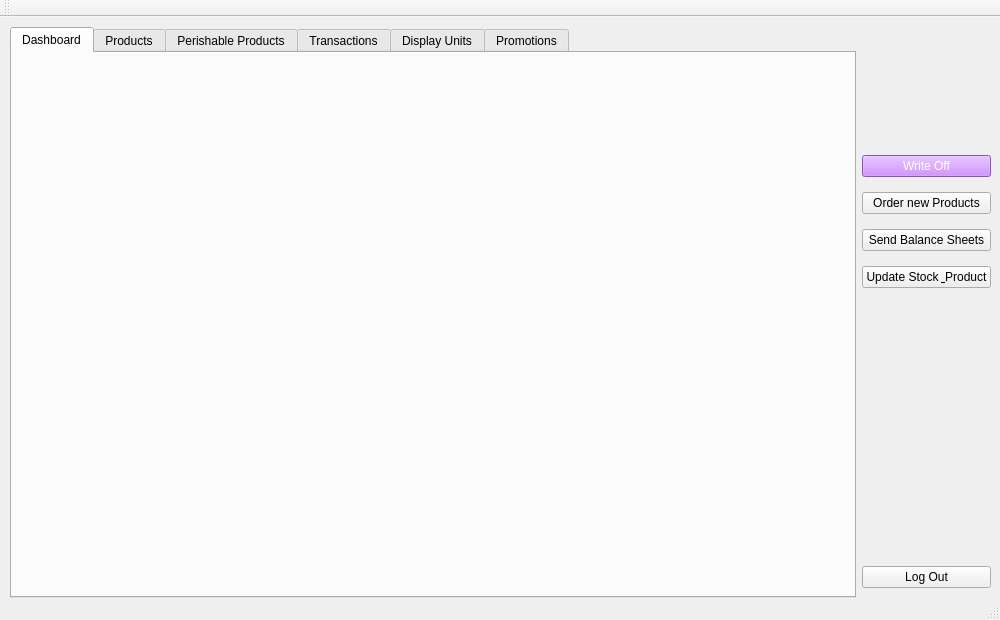
<?xml version="1.0" encoding="UTF-8"?>
<ui version="4.0">
 <class>MainWindow</class>
 <widget class="QMainWindow" name="MainWindow">
  <property name="geometry">
   <rect>
    <x>0</x>
    <y>0</y>
    <width>1000</width>
    <height>620</height>
   </rect>
  </property>
  <property name="windowTitle">
   <string>Shop</string>
  </property>
  <widget class="QWidget" name="centralwidget">
   <widget class="QWidget" name="layoutWidget">
    <property name="geometry">
     <rect>
      <x>10</x>
      <y>10</y>
      <width>981</width>
      <height>571</height>
     </rect>
    </property>
    <layout class="QHBoxLayout" name="horizontalLayout">
     <property name="spacing">
      <number>6</number>
     </property>
     <item>
      <widget class="QTabWidget" name="tabWidget">
       <property name="toolTip">
        <string>&lt;html&gt;&lt;head/&gt;&lt;body&gt;&lt;p&gt;Products&lt;/p&gt;&lt;/body&gt;&lt;/html&gt;</string>
       </property>
       <property name="styleSheet">
        <string notr="true">wdjnv</string>
       </property>
       <property name="currentIndex">
        <number>0</number>
       </property>
       <widget class="QWidget" name="tab_1">
        <attribute name="title">
         <string>Dashboard</string>
        </attribute>
       </widget>
       <widget class="QWidget" name="tab_2">
        <attribute name="title">
         <string>Products</string>
        </attribute>
        <widget class="QPushButton" name="searchbarcode_products">
         <property name="geometry">
          <rect>
           <x>200</x>
           <y>10</y>
           <width>75</width>
           <height>23</height>
          </rect>
         </property>
         <property name="text">
          <string>Barcode</string>
         </property>
        </widget>
        <widget class="QPushButton" name="searchname_products">
         <property name="geometry">
          <rect>
           <x>500</x>
           <y>10</y>
           <width>75</width>
           <height>23</height>
          </rect>
         </property>
         <property name="text">
          <string>Name</string>
         </property>
        </widget>
        <widget class="QTableWidget" name="tableWidget_products">
         <property name="geometry">
          <rect>
           <x>10</x>
           <y>50</y>
           <width>821</width>
           <height>451</height>
          </rect>
         </property>
        </widget>
        <widget class="QPushButton" name="viewall_products">
         <property name="geometry">
          <rect>
           <x>750</x>
           <y>10</y>
           <width>75</width>
           <height>23</height>
          </rect>
         </property>
         <property name="text">
          <string>View All</string>
         </property>
        </widget>
        <widget class="QLineEdit" name="lineEdit_2_products">
         <property name="geometry">
          <rect>
           <x>310</x>
           <y>10</y>
           <width>171</width>
           <height>20</height>
          </rect>
         </property>
        </widget>
        <widget class="QLineEdit" name="lineEdit_1_products">
         <property name="geometry">
          <rect>
           <x>10</x>
           <y>10</y>
           <width>171</width>
           <height>20</height>
          </rect>
         </property>
        </widget>
        <widget class="QPushButton" name="next_products">
         <property name="geometry">
          <rect>
           <x>760</x>
           <y>510</y>
           <width>75</width>
           <height>23</height>
          </rect>
         </property>
         <property name="text">
          <string>Next</string>
         </property>
        </widget>
        <widget class="QPushButton" name="previous_products">
         <property name="geometry">
          <rect>
           <x>10</x>
           <y>510</y>
           <width>75</width>
           <height>23</height>
          </rect>
         </property>
         <property name="text">
          <string>Previous</string>
         </property>
        </widget>
       </widget>
       <widget class="QWidget" name="tab_3">
        <attribute name="title">
         <string>Perishable Products</string>
        </attribute>
        <widget class="QPushButton" name="searchbarcode_perishable">
         <property name="geometry">
          <rect>
           <x>200</x>
           <y>40</y>
           <width>75</width>
           <height>23</height>
          </rect>
         </property>
         <property name="text">
          <string>Barcode</string>
         </property>
        </widget>
        <widget class="QPushButton" name="searchname_perishable">
         <property name="geometry">
          <rect>
           <x>500</x>
           <y>40</y>
           <width>75</width>
           <height>23</height>
          </rect>
         </property>
         <property name="text">
          <string>Name</string>
         </property>
        </widget>
        <widget class="QTableWidget" name="tableWidget_perishable">
         <property name="geometry">
          <rect>
           <x>10</x>
           <y>80</y>
           <width>821</width>
           <height>421</height>
          </rect>
         </property>
        </widget>
        <widget class="QPushButton" name="viewall_perishable">
         <property name="geometry">
          <rect>
           <x>760</x>
           <y>40</y>
           <width>75</width>
           <height>23</height>
          </rect>
         </property>
         <property name="text">
          <string>View All</string>
         </property>
        </widget>
        <widget class="QLineEdit" name="lineEdit_2_perishable">
         <property name="geometry">
          <rect>
           <x>310</x>
           <y>40</y>
           <width>171</width>
           <height>20</height>
          </rect>
         </property>
        </widget>
        <widget class="QLineEdit" name="lineEdit_1_perishable">
         <property name="geometry">
          <rect>
           <x>10</x>
           <y>40</y>
           <width>171</width>
           <height>20</height>
          </rect>
         </property>
        </widget>
        <widget class="QPushButton" name="next_perishable">
         <property name="geometry">
          <rect>
           <x>760</x>
           <y>510</y>
           <width>75</width>
           <height>23</height>
          </rect>
         </property>
         <property name="text">
          <string>Next</string>
         </property>
        </widget>
        <widget class="QPushButton" name="previous_perishable">
         <property name="geometry">
          <rect>
           <x>10</x>
           <y>510</y>
           <width>75</width>
           <height>23</height>
          </rect>
         </property>
         <property name="text">
          <string>Previous</string>
         </property>
        </widget>
        <widget class="QPushButton" name="add_perishable">
         <property name="geometry">
          <rect>
           <x>10</x>
           <y>10</y>
           <width>111</width>
           <height>23</height>
          </rect>
         </property>
         <property name="text">
          <string>Add New Product</string>
         </property>
        </widget>
        <widget class="QPushButton" name="update_perishable">
         <property name="geometry">
          <rect>
           <x>720</x>
           <y>10</y>
           <width>111</width>
           <height>23</height>
          </rect>
         </property>
         <property name="text">
          <string>Restock Product</string>
         </property>
        </widget>
        <widget class="QPushButton" name="remove_perishable">
         <property name="geometry">
          <rect>
           <x>180</x>
           <y>10</y>
           <width>111</width>
           <height>23</height>
          </rect>
         </property>
         <property name="text">
          <string>Delete Product</string>
         </property>
        </widget>
       </widget>
       <widget class="QWidget" name="tab_4">
        <attribute name="title">
         <string>Transactions</string>
        </attribute>
        <widget class="QPushButton" name="searchbarcode_tran">
         <property name="geometry">
          <rect>
           <x>200</x>
           <y>10</y>
           <width>91</width>
           <height>23</height>
          </rect>
         </property>
         <property name="text">
          <string>Transaction ID</string>
         </property>
        </widget>
        <widget class="QPushButton" name="searchdate_tran">
         <property name="geometry">
          <rect>
           <x>500</x>
           <y>10</y>
           <width>75</width>
           <height>23</height>
          </rect>
         </property>
         <property name="text">
          <string>Date</string>
         </property>
        </widget>
        <widget class="QTableWidget" name="tableWidget_tran">
         <property name="geometry">
          <rect>
           <x>10</x>
           <y>50</y>
           <width>821</width>
           <height>451</height>
          </rect>
         </property>
        </widget>
        <widget class="QPushButton" name="viewall_tran">
         <property name="geometry">
          <rect>
           <x>760</x>
           <y>10</y>
           <width>75</width>
           <height>23</height>
          </rect>
         </property>
         <property name="text">
          <string>View All</string>
         </property>
        </widget>
        <widget class="QLineEdit" name="lineEdit_2_tran">
         <property name="geometry">
          <rect>
           <x>340</x>
           <y>10</y>
           <width>141</width>
           <height>20</height>
          </rect>
         </property>
        </widget>
        <widget class="QLineEdit" name="lineEdit_1_tran">
         <property name="geometry">
          <rect>
           <x>10</x>
           <y>10</y>
           <width>171</width>
           <height>20</height>
          </rect>
         </property>
        </widget>
        <widget class="QPushButton" name="next_tran">
         <property name="geometry">
          <rect>
           <x>760</x>
           <y>510</y>
           <width>75</width>
           <height>23</height>
          </rect>
         </property>
         <property name="text">
          <string>Next</string>
         </property>
        </widget>
        <widget class="QPushButton" name="previous_tran">
         <property name="geometry">
          <rect>
           <x>10</x>
           <y>510</y>
           <width>75</width>
           <height>23</height>
          </rect>
         </property>
         <property name="text">
          <string>Previous</string>
         </property>
        </widget>
       </widget>
       <widget class="QWidget" name="tab_5">
        <attribute name="title">
         <string>Display Units</string>
        </attribute>
        <widget class="QPushButton" name="searchbarcode_units">
         <property name="geometry">
          <rect>
           <x>200</x>
           <y>50</y>
           <width>75</width>
           <height>23</height>
          </rect>
         </property>
         <property name="text">
          <string>Barcode</string>
         </property>
        </widget>
        <widget class="QPushButton" name="searchdev_units">
         <property name="geometry">
          <rect>
           <x>500</x>
           <y>50</y>
           <width>75</width>
           <height>23</height>
          </rect>
         </property>
         <property name="text">
          <string>Device ID</string>
         </property>
        </widget>
        <widget class="QTableWidget" name="tableWidget_cashier">
         <property name="geometry">
          <rect>
           <x>10</x>
           <y>90</y>
           <width>821</width>
           <height>201</height>
          </rect>
         </property>
        </widget>
        <widget class="QPushButton" name="viewall_units">
         <property name="geometry">
          <rect>
           <x>760</x>
           <y>50</y>
           <width>75</width>
           <height>23</height>
          </rect>
         </property>
         <property name="text">
          <string>View All</string>
         </property>
        </widget>
        <widget class="QLineEdit" name="lineEdit_2_units">
         <property name="geometry">
          <rect>
           <x>310</x>
           <y>50</y>
           <width>171</width>
           <height>20</height>
          </rect>
         </property>
        </widget>
        <widget class="QLineEdit" name="lineEdit_1_units">
         <property name="geometry">
          <rect>
           <x>10</x>
           <y>50</y>
           <width>171</width>
           <height>20</height>
          </rect>
         </property>
        </widget>
        <widget class="QTableWidget" name="tableWidget_pdu">
         <property name="geometry">
          <rect>
           <x>10</x>
           <y>320</y>
           <width>821</width>
           <height>201</height>
          </rect>
         </property>
        </widget>
        <widget class="QPushButton" name="newunit">
         <property name="geometry">
          <rect>
           <x>10</x>
           <y>10</y>
           <width>141</width>
           <height>23</height>
          </rect>
         </property>
         <property name="text">
          <string>Add New Unit</string>
         </property>
        </widget>
        <widget class="QPushButton" name="removeunit">
         <property name="geometry">
          <rect>
           <x>690</x>
           <y>10</y>
           <width>141</width>
           <height>23</height>
          </rect>
         </property>
         <property name="text">
          <string>Remove Existing Unit</string>
         </property>
        </widget>
        <widget class="QPushButton" name="updateunit">
         <property name="geometry">
          <rect>
           <x>190</x>
           <y>10</y>
           <width>141</width>
           <height>23</height>
          </rect>
         </property>
         <property name="text">
          <string>Update Existing Unit</string>
         </property>
        </widget>
       </widget>
       <widget class="QWidget" name="tab_6">
        <attribute name="title">
         <string>Promotions</string>
        </attribute>
        <widget class="QPushButton" name="searchbarcode_promo">
         <property name="geometry">
          <rect>
           <x>200</x>
           <y>50</y>
           <width>75</width>
           <height>23</height>
          </rect>
         </property>
         <property name="text">
          <string>Barcode</string>
         </property>
        </widget>
        <widget class="QPushButton" name="searchname_promo">
         <property name="geometry">
          <rect>
           <x>500</x>
           <y>50</y>
           <width>75</width>
           <height>23</height>
          </rect>
         </property>
         <property name="text">
          <string>Name</string>
         </property>
        </widget>
        <widget class="QTableWidget" name="tableWidget_promo">
         <property name="geometry">
          <rect>
           <x>10</x>
           <y>80</y>
           <width>821</width>
           <height>421</height>
          </rect>
         </property>
        </widget>
        <widget class="QPushButton" name="viewall_promo">
         <property name="geometry">
          <rect>
           <x>760</x>
           <y>50</y>
           <width>75</width>
           <height>23</height>
          </rect>
         </property>
         <property name="text">
          <string>View All</string>
         </property>
        </widget>
        <widget class="QLineEdit" name="lineEdit_2_promo">
         <property name="geometry">
          <rect>
           <x>310</x>
           <y>50</y>
           <width>171</width>
           <height>20</height>
          </rect>
         </property>
        </widget>
        <widget class="QLineEdit" name="lineEdit_1_promo">
         <property name="geometry">
          <rect>
           <x>10</x>
           <y>50</y>
           <width>171</width>
           <height>20</height>
          </rect>
         </property>
        </widget>
        <widget class="QPushButton" name="next_promo">
         <property name="geometry">
          <rect>
           <x>760</x>
           <y>510</y>
           <width>75</width>
           <height>23</height>
          </rect>
         </property>
         <property name="text">
          <string>Next</string>
         </property>
        </widget>
        <widget class="QPushButton" name="previous_promo">
         <property name="geometry">
          <rect>
           <x>10</x>
           <y>510</y>
           <width>75</width>
           <height>23</height>
          </rect>
         </property>
         <property name="text">
          <string>Previous</string>
         </property>
        </widget>
        <widget class="QPushButton" name="newpromo">
         <property name="geometry">
          <rect>
           <x>10</x>
           <y>10</y>
           <width>131</width>
           <height>23</height>
          </rect>
         </property>
         <property name="text">
          <string>Create New Promotion</string>
         </property>
        </widget>
        <widget class="QPushButton" name="removepromo">
         <property name="geometry">
          <rect>
           <x>710</x>
           <y>10</y>
           <width>121</width>
           <height>23</height>
          </rect>
         </property>
         <property name="text">
          <string>Delete Promotion</string>
         </property>
        </widget>
       </widget>
      </widget>
     </item>
     <item>
      <layout class="QVBoxLayout" name="verticalLayout">
       <property name="spacing">
        <number>270</number>
       </property>
       <property name="leftMargin">
        <number>0</number>
       </property>
       <property name="topMargin">
        <number>120</number>
       </property>
       <property name="rightMargin">
        <number>0</number>
       </property>
       <item>
        <layout class="QGridLayout" name="gridLayout">
         <property name="verticalSpacing">
          <number>15</number>
         </property>
         <item row="0" column="0">
          <widget class="QPushButton" name="writeoff">
           <property name="styleSheet">
            <string notr="true">QPushButton#writeoff {
background :rgb(197, 115, 255);
color: rgb(255, 255, 255)
}</string>
           </property>
           <property name="text">
            <string>Write Off</string>
           </property>
          </widget>
         </item>
         <item row="1" column="0">
          <widget class="QPushButton" name="orderproducts">
           <property name="text">
            <string>Order new Products</string>
           </property>
          </widget>
         </item>
         <item row="2" column="0">
          <widget class="QPushButton" name="sendsheets">
           <property name="text">
            <string>Send Balance Sheets</string>
           </property>
          </widget>
         </item>
         <item row="3" column="0">
          <widget class="QPushButton" name="updatestock">
           <property name="text">
            <string>Update Stock &amp; Product</string>
           </property>
          </widget>
         </item>
        </layout>
       </item>
       <item>
        <widget class="QPushButton" name="logout">
         <property name="text">
          <string>Log Out</string>
         </property>
        </widget>
       </item>
      </layout>
     </item>
    </layout>
   </widget>
  </widget>
  <widget class="QStatusBar" name="statusBar"/>
  <widget class="QToolBar" name="toolBar">
   <property name="windowTitle">
    <string>toolBar</string>
   </property>
   <attribute name="toolBarArea">
    <enum>TopToolBarArea</enum>
   </attribute>
   <attribute name="toolBarBreak">
    <bool>false</bool>
   </attribute>
  </widget>
 </widget>
 <resources/>
 <connections>
  <connection>
   <sender>logout</sender>
   <signal>clicked()</signal>
   <receiver>MainWindow</receiver>
   <slot>close()</slot>
   <hints>
    <hint type="sourcelabel">
     <x>727</x>
     <y>543</y>
    </hint>
    <hint type="destinationlabel">
     <x>408</x>
     <y>294</y>
    </hint>
   </hints>
  </connection>
 </connections>
</ui>
